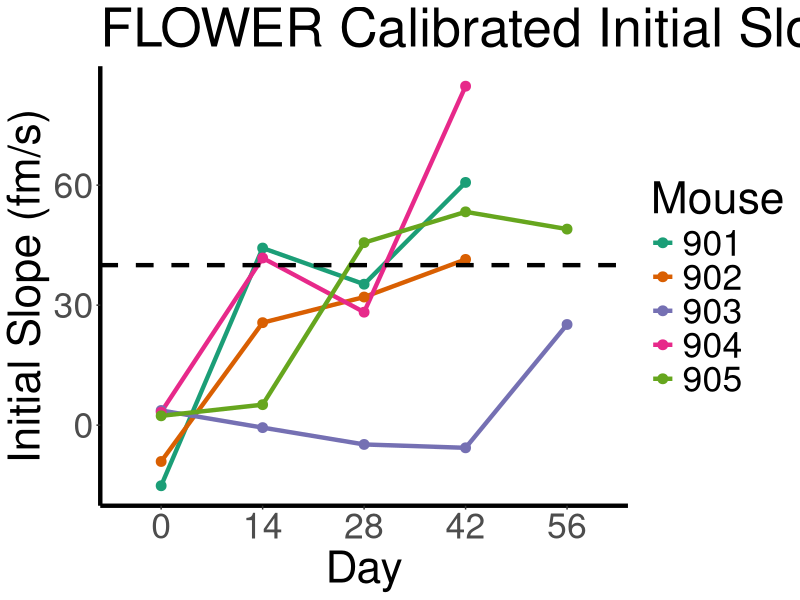
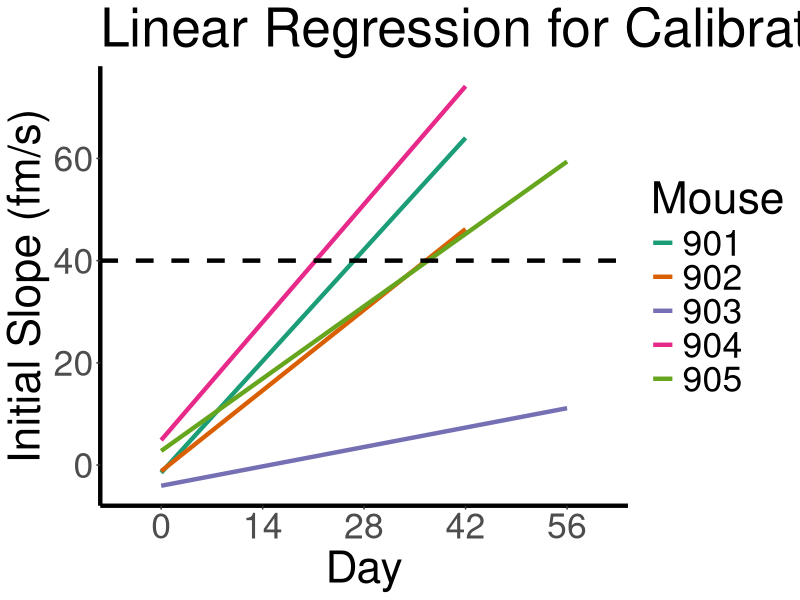

Write R code to recreate these figures, in order.
library(ggplot2)
library(RColorBrewer)

initial_slopes <- read.csv('flower_calibrated_initial_slopes.csv')
colnames(initial_slopes)[1] <- 'mouse'
initial_slopes$mouse <- factor(initial_slopes$mouse)
initial_slopes$day <- factor(initial_slopes$day)

svg('nat_comm_fig4a.svg', width=12, height=12)
ggplot(initial_slopes, aes(x=day, y=initial_slopes, group=mouse, colour=mouse)) +
  geom_line(size=1.5) +
  geom_point(size=3) +
  geom_hline(yintercept=40, linetype='dashed', size=1.5) +
  theme(panel.grid.major=element_blank(),
        panel.grid.minor=element_blank(),
        panel.background=element_blank(),
        axis.line=element_line(colour='black', size=1.5),
        text=element_text(size=32)) +
  labs(title='FLOWER Calibrated Initial Slopes Over Time',
       x='Day',
       y='Initial Slope (fm/s)',
       colour='Mouse') +
  scale_color_manual(values=brewer.pal(5, 'Dark2'))
dev.off()

svg('nat_comm_fig4b.svg', width=12, height=12)
ggplot(initial_slopes, aes(x=day, y=initial_slopes, group=mouse, colour=mouse)) +
  geom_smooth(method='lm', aes(color=mouse), se=FALSE, size=1.5) +
  geom_hline(yintercept=40, linetype='dashed', size=1.5) +
  theme(panel.grid.major=element_blank(),
        panel.grid.minor=element_blank(),
        panel.background=element_blank(),
        axis.line=element_line(colour='black', size=1.5),
        text=element_text(size=32)) +
  labs(title='Linear Regression for Calibrated Initial Slopes Over Time',
       x='Day',
       y='Initial Slope (fm/s)',
       colour='Mouse') +
  scale_color_manual(values=brewer.pal(5, 'Dark2'))
dev.off()
